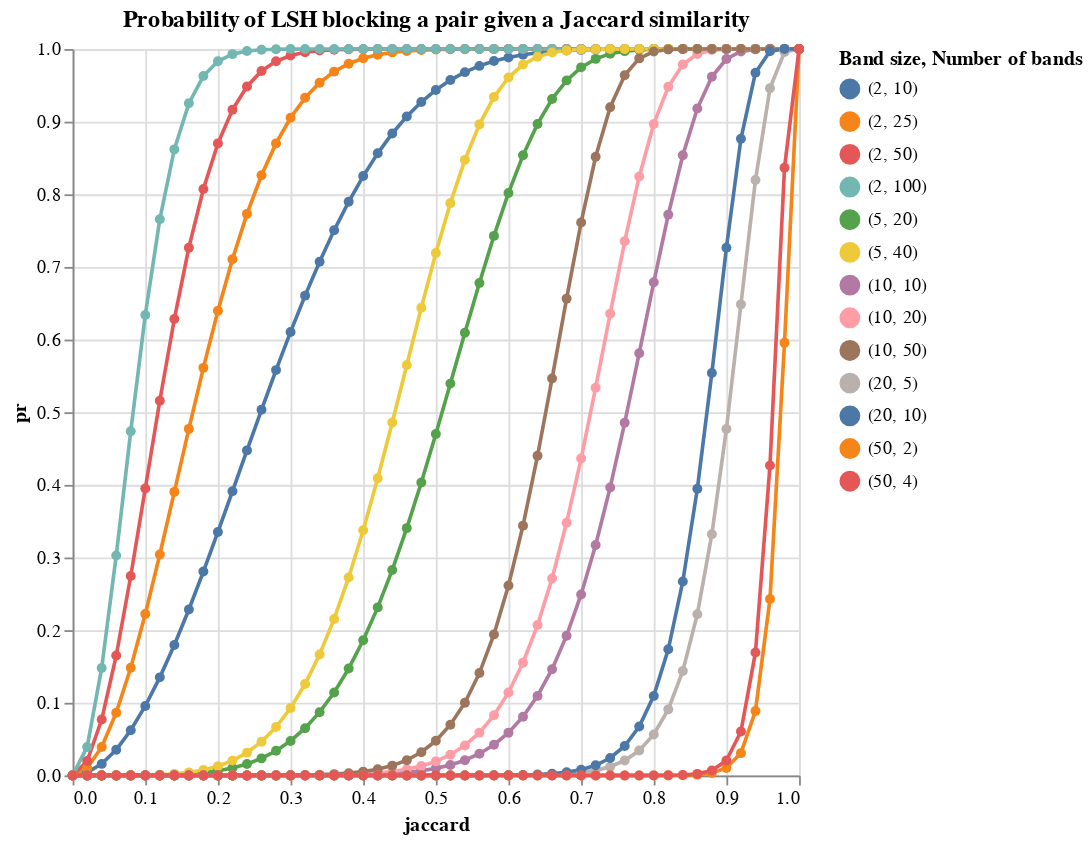

The notebook cell saved with this chart:
### Markdown cell above
In MinHashLSH, the probability that a pair is blocked together is a function
of their jaccard similarity. We can tune this probability using the
`band_size` and `n_bands` params of `MinhashLshBlocker`:

### Code cell
mismo.block.plot_lsh_curves()

### Figure 1 — Vega-Lite specification as saved in the notebook (floating-point values rounded to 4 significant figures; data arrays with more than 128 entries replaced by an {"elided": "..."} marker saying what was removed)
{"config": {"view": {"continuousWidth": 300, "continuousHeight": 300}}, "data": {"name": "data-bf64580c13abc6065cb6dd802bf0dead"}, "mark": {"type": "line", "point": true, "strokeWidth": 2}, "encoding": {"color": {"field": "label", "sort": {"field": "band_size"}, "title": "Band size, Number of bands", "type": "nominal"}, "tooltip": [{"field": "band_size", "type": "quantitative"}, {"field": "n_bands", "type": "quantitative"}, {"field": "jaccard", "type": "quantitative"}, {"field": "pr", "type": "quantitative"}], "x": {"field": "jaccard", "type": "quantitative"}, "y": {"field": "pr", "type": "quantitative"}}, "height": 400, "title": "Probability of LSH blocking a pair given a Jaccard similarity", "width": 400, "$schema": "https://vega.github.io/schema/vega-lite/v5.17.0.json", "datasets": {"data-bf64580c13abc6065cb6dd802bf0dead": {"elided": "663 records"}}}
